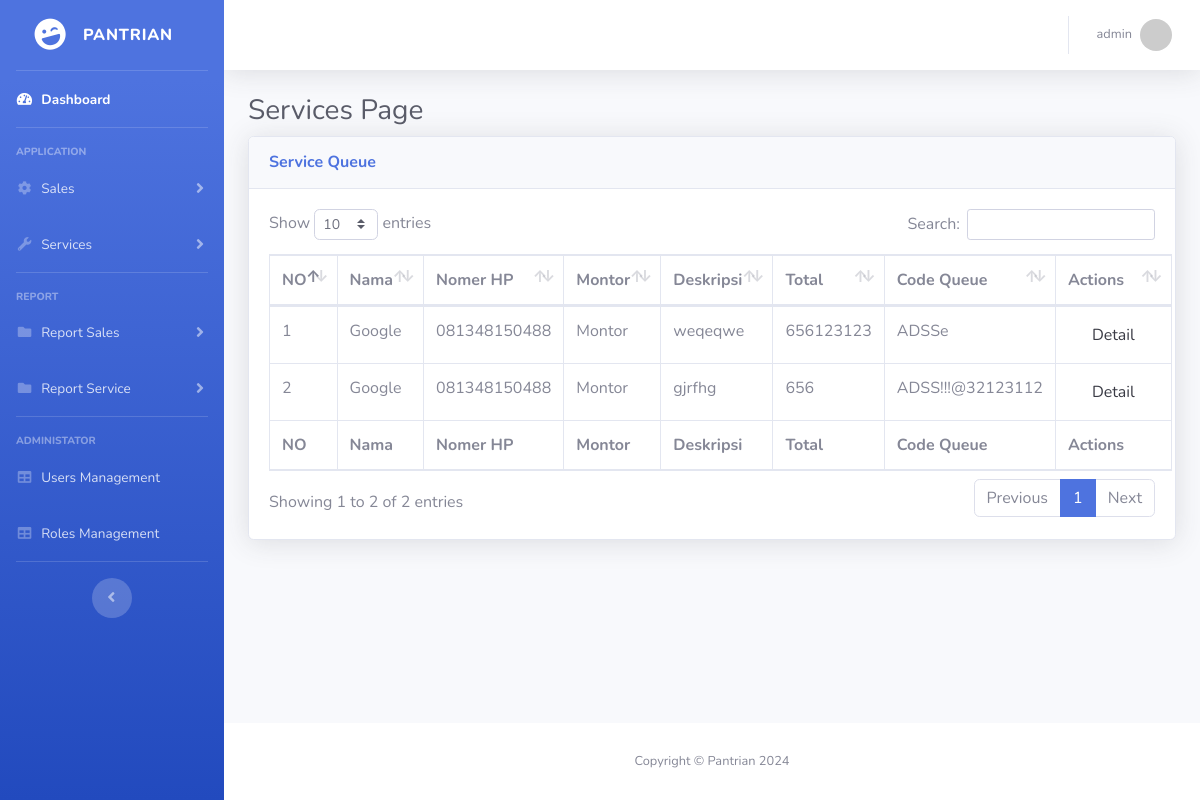
Page /pages/rservice.php (signed in) on the earlier database version.
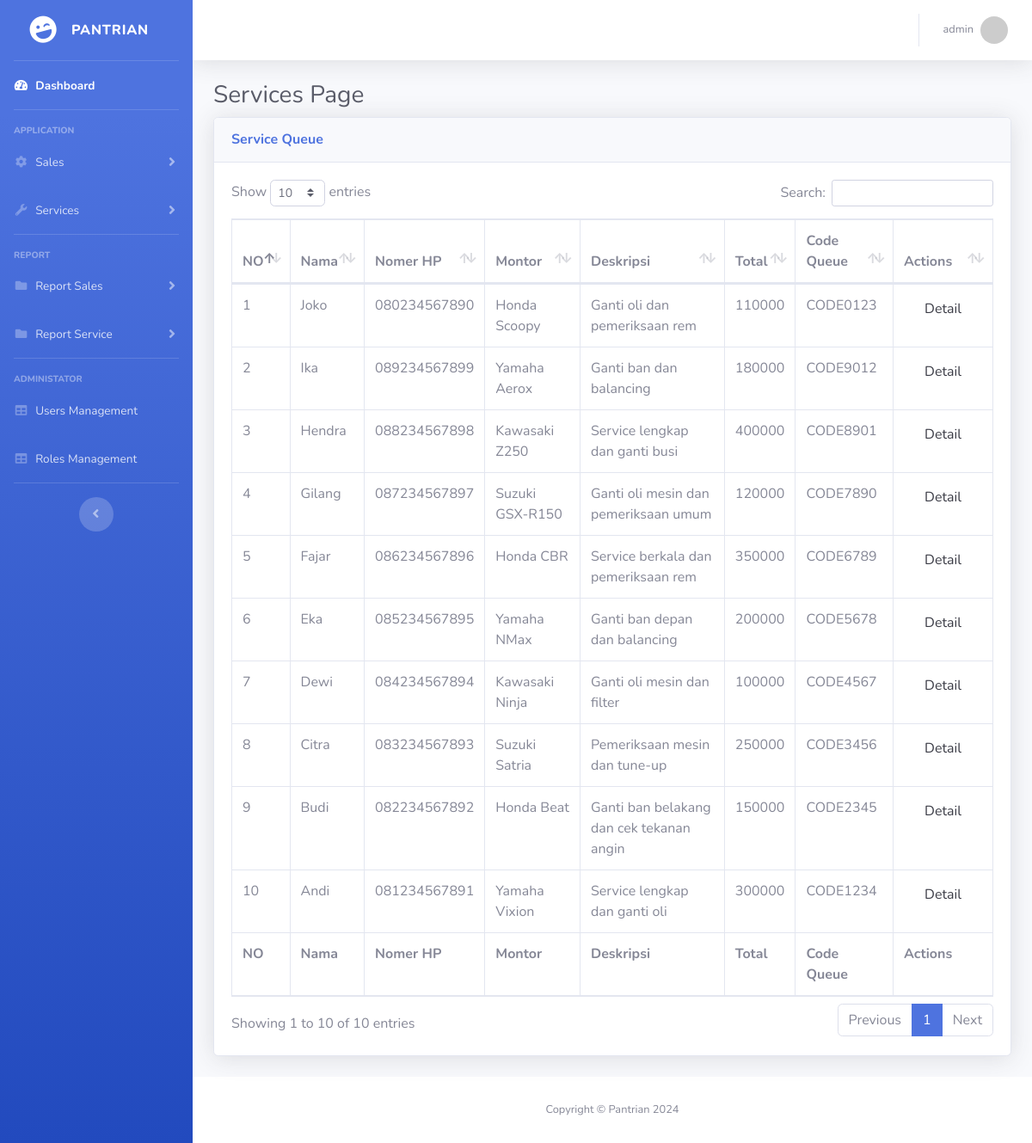
Same page on the later database version.
### tables this page shows
CREATE TABLE `services` (
  `id` int(11) NOT NULL,
  `nama` varchar(255) DEFAULT NULL,
  `nomerhp` varchar(20) DEFAULT NULL,
  `montor` text DEFAULT NULL,
  `user_id` int(11) DEFAULT NULL,
  `service_type` int(11) NOT NULL,
  `status` int(11) NOT NULL,
  `deskripsi` text DEFAULT NULL,
  `total` varchar(255) DEFAULT NULL,
  `codeq` text NOT NULL,
  `created_at` datetime NOT NULL DEFAULT current_timestamp() ON UPDATE current_timestamp()
);

### pages/rservice.php (the view, shortened to what this page needs)
<?php
    $title = "Services Page";
    require_once("../layout/header.php");
    require_once("../db.php");
    function getServices() {
        global $db;
        $sql = "SELECT * FROM services WHERE status = 1 AND service_type = 1 ORDER BY id DESC";
        $result = $db->query($sql);
        $services = [];
        if ($result->num_rows > 0) {
            while($row = $result->fetch_assoc()) {
                $services[] = $row;
            }
        }
        return $services;
    }
?>
    <div id="wrapper">
        <?php require_once("../layout/sidebar.php"); ?>
        <div id="content-wrapper" class="d-flex flex-column">
            <div id="content">
                <?php  require_once("../layout/topbar.php"); ?>
                <div class="container-fluid">
                    <h1 class="h3 mb-2 text-gray-800"><?= $title ?></h1>
                    <div class="card shadow mb-4">
                        <div class="card-header py-3 d-flex justify-content-between">
                            <h6 class="m-0 my-auto font-weight-bold text-primary ">Service Queue</h6>
                        </div>
                        <div class="card-body">
                        <table class="table table-bordered" id="dataTable" width="100%" cellspacing="0">
                                    <thead>
                                        <tr>
                                            <th>NO</th>
                                            <th>Nama</th>
                                            <th>Nomer HP</th>
                                            <th>Montor</th>
                                            <th>Deskripsi</th>
                                            <th>Total</th>
                                            <th>Code Queue</th>
                                            <th>Actions</th>
                                        </tr>
                                    </thead>
                                    <tfoot>
                                        <tr>
                                            <th>NO</th>
                                            <th>Nama</th>
                                            <th>Nomer HP</th>
                                            <th>Montor</th>
                                            <th>Deskripsi</th>
                                            <th>Total</th>
                                            <th>Code Queue</th>
                                            <th>Actions</th>
                                        </tr>
                                    </tfoot>
                                    <tbody>
                                        <?php
                                            $services = getServices();
                                            $no = 1;
                                            foreach ($services as $service) {
                                                echo "<tr>";
                                                echo "<td>{$no}</td>";
                                                echo "<td>{$service['nama']}</td>";
                                                echo "<td>{$service['nomerhp']}</td>";
                                                echo "<td>{$service['montor']}</td>";
                                                echo "<td>{$service['deskripsi']}</td>";
                                                echo "<td>{$service['total']}</td>";
                                                echo "<td>{$service['codeq']}</td>";
                                                echo "<td>";
                                                echo "<button class='dropdown-item' data-toggle='modal' data-target='#detailModal'
                                                data-id='{$service["id"]}'
                                                data-codeq='{$service["codeq"]}'
                                                data-service_type='{$service["service_type"]}'
                                                data-status='{$service["status"]}'
                                                data-nama='{$service["nama"]}'
                                                data-nomerhp='{$service["nomerhp"]}'
                                                data-montor='{$service["montor"]}'
                                                data-deskripsi='{$service["deskripsi"]}'
                                                data-total='{$service["total"]}'
                                                >Detail</button>";
                                                echo "</td>";
                                                echo "</tr>";
                                                $no++;
                                            }
                                        ?>
                                    </tbody>
                                </table>
                        </div>
                    </div>
                </div>
            </div>
            <?php require_once("../layout/bottombar.php"); ?>
        </div>
        </div>
    <?php
        require_once("../layout/footer.php");
    ?>

Differences in the rows shown:
removed services: nama "Google", nomerhp "081348150488", montor "Montor", deskripsi "weqeqwe", total "656123123", codeq "ADSSe"
removed services: nama "Google", nomerhp "081348150488", montor "Montor", deskripsi "gjrfhg", total "656", codeq "ADSS!!!@32123112"
added services: nama "Joko", nomerhp "080234567890", montor "Honda Scoopy", deskripsi "Ganti oli dan pemeriksaan rem", total "110000", codeq "CODE0123"
added services: nama "Ika", nomerhp "089234567899", montor "Yamaha Aerox", deskripsi "Ganti ban dan balancing", total "180000", codeq "CODE9012"
added services: nama "Hendra", nomerhp "088234567898", montor "Kawasaki Z250", deskripsi "Service lengkap dan ganti busi", total "400000", codeq "CODE8901"
now on this page (row edited): services: nama "Gilang", nomerhp "087234567897", montor "Suzuki GSX-R150", deskripsi "Ganti oli mesin dan pemeriksaan umum", total "120000", codeq "CODE7890"
now on this page (row edited): services: nama "Fajar", nomerhp "086234567896", montor "Honda CBR", deskripsi "Service berkala dan pemeriksaan rem", total "350000", codeq "CODE6789"
now on this page (row edited): services: nama "Eka", nomerhp "085234567895", montor "Yamaha NMax", deskripsi "Ganti ban depan dan balancing", total "200000", codeq "CODE5678"
now on this page (row edited): services: nama "Dewi", nomerhp "084234567894", montor "Kawasaki Ninja", deskripsi "Ganti oli mesin dan filter", total "100000", codeq "CODE4567"
now on this page (row edited): services: nama "Citra", nomerhp "083234567893", montor "Suzuki Satria", deskripsi "Pemeriksaan mesin dan tune-up", total "250000", codeq "CODE3456"
added services: nama "Budi", nomerhp "082234567892", montor "Honda Beat", deskripsi "Ganti ban belakang dan cek tekanan angin", total "150000", codeq "CODE2345"
now on this page (row edited): services: nama "Andi", nomerhp "081234567891", montor "Yamaha Vixion", deskripsi "Service lengkap dan ganti oli", total "300000", codeq "CODE1234"
Other differences:
text written by a page script: "Show entries Search: Showing 1 to 2 of 2 entries Previous 1 Next" → "Show entries Search: Showing 1 to 10 of 10 entries Previous 1 Next"
